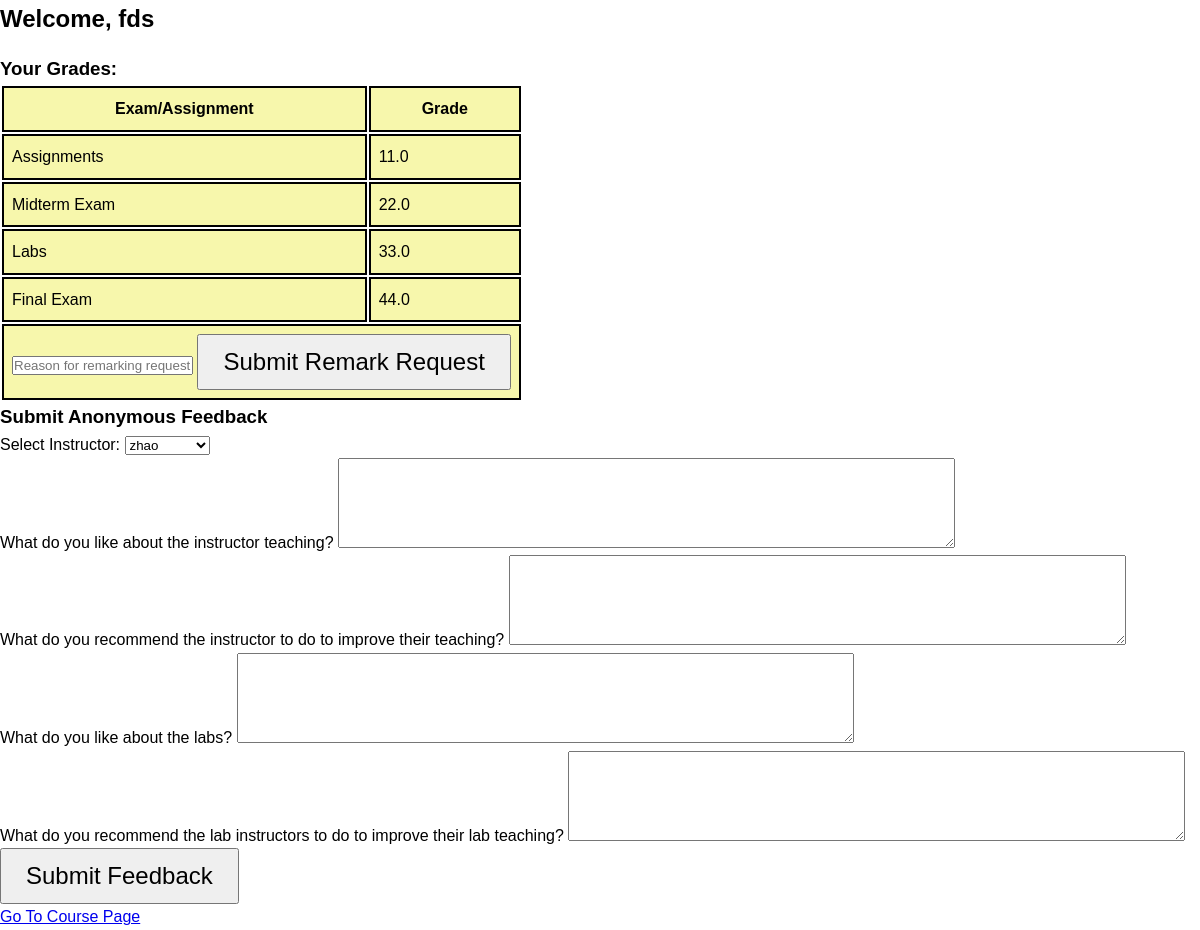
/student/fds (signed in), run on the app's committed database.
### app.py (models this page shows, shortened)
class User(db.Model):
    id = db.Column(db.Integer, primary_key=True)
    username = db.Column(db.String(50), nullable=False)
    email = db.Column(db.String(120), unique=True, nullable=False)
    password = db.Column(db.String(128), nullable=False)
    user_type = db.Column(db.String(10), nullable=False)

class Grades(db.Model):
    id = db.Column(db.Integer, primary_key=True)
    student_id = db.Column(db.Integer, nullable=False)
    username = db.Column(db.String(50), db.ForeignKey('user.username'), nullable=False)
    assignment_grade = db.Column(db.Float, nullable=True)
    midterm_exam_grade = db.Column(db.Float, nullable=True)
    lab_grade = db.Column(db.Float, nullable=True)
    final_exam_grade = db.Column(db.Float, nullable=True)
    timestamp = db.Column(db.DateTime, nullable=False, default=datetime.utcnow)

### app.py (the view)
@app.route('/student/<username>')
def student(username):
    if 'user_id' not in session:
        flash('Please log in first.', 'warning')
        return redirect(url_for('loginpage'))
    current_user = User.query.filter_by(username=username).first()
    student_grades = Grades.query.filter_by(student_id=current_user.id).order_by(desc(Grades.timestamp)).first()
    instructors = User.query.filter_by(user_type='instructor').all()
    return render_template('student.html', current_user=current_user, student_grades=student_grades, instructors=instructors)

### templates/student.html (shortened to what this page needs)
<!DOCTYPE html>
<html lang="en">
<head>
    <link rel="stylesheet" href="{{ url_for('static', filename='styles.css') }}">
</head>
<body>
    <div class="container">
        <h2>Welcome, {{ current_user.username }}</h2>
        <h3>Your Grades:</h3>
        <table>
            <thead>
                <tr>
                    <th>Exam/Assignment</th>
                    <th>Grade</th>
                </tr>
            </thead>
            <tbody>
                <tr>
                    <td>Assignments</td>
                    <td>{{ student_grades.assignment_grade }}</td>
                </tr>
                <tr>
                    <td>Midterm Exam</td>
                    <td>{{ student_grades.midterm_exam_grade }}</td>
                </tr>
                <tr>
                    <td>Labs</td>
                    <td>{{ student_grades.lab_grade }}</td>
                </tr>
                <tr>
                    <td>Final Exam</td>
                    <td>{{ student_grades.final_exam_grade }}</td>
                </tr>
                <tr>
                    <td colspan="3">
                        <form method="POST" action="{{ url_for('submit_remark_request') }}">
                            <input type="text" name="remark_reason" placeholder="Reason for remarking request">
                            <button type="submit">Submit Remark Request</button>
                        </form>
                    </td>
                </tr>
            </tbody>
        </table>
        <h3>Submit Anonymous Feedback</h3>
        <form method="POST" action="{{ url_for('submit_feedback') }}">
            <div class="form-group">
                <label for="instructor">Select Instructor:</label>
                <select id="instructor" name="instructor">
                    {% for instructor in instructors %}
                    <option value="{{ instructor.id }}">{{ instructor.username }}</option>
                    {% endfor %}
                </select>
            </div>
            <div class="form-group">
                <label for="teaching_likes">What do you like about the instructor teaching?</label>
                <textarea id="teaching_likes" name="teaching_likes" rows="4" cols="50"></textarea>
            </div>
            <div class="form-group">
                <label for="teaching_improvements">What do you recommend the instructor to do to improve their teaching?</label>
                <textarea id="teaching_improvements" name="teaching_improvements" rows="4" cols="50"></textarea>
            </div>
            <div class="form-group">
                <label for="lab_likes">What do you like about the labs?</label>
                <textarea id="lab_likes" name="lab_likes" rows="4" cols="50"></textarea>
            </div>
            <div class="form-group">
                <label for="lab_improvements">What do you recommend the lab instructors to do to improve their lab teaching?</label>
                <textarea id="lab_improvements" name="lab_improvements" rows="4" cols="50"></textarea>
            </div>
            <button type="submit">Submit Feedback</button>
        </form>
        <a href="{{ url_for('index') }}">Go To Course Page</a>
    </div>
</body>
</html>

### static/styles.css (style rules this page uses)
* { margin: 0; padding: 0; box-sizing: border-box; }
body { margin: 0; padding: 0; font-family: Arial, sans-serif; line-height: 1.6; display: flex; flex-direction: column; min-height: 100vh; }
h1, h2 { margin-bottom: 1rem; }
table { border-collapse: separate; }
th, td { padding: 8px; border: 2px solid black; background-color: #f7f7ac; }
textarea { font-size: 1.5em; }
button[type="submit"] { font-size: 1.5em; padding: 0.5em 1em; }
html { min-height: 100%; }

### data on the page
User: username "fds"
Grades: assignment_grade "11.0", midterm_exam_grade "22.0", lab_grade "33.0", final_exam_grade "44.0"

### other printed values
form field instructor "zhao"
